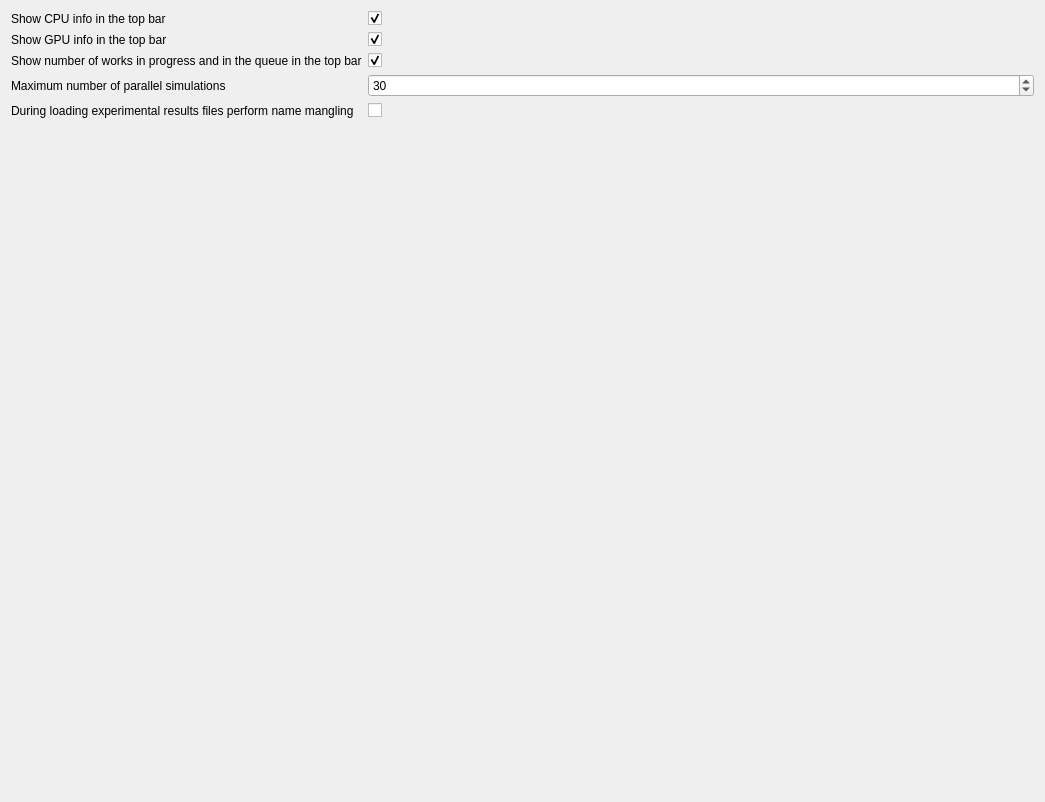
          <widget class="QWidget" name="tabGuiSettings">
           <property name="geometry">
            <rect>
             <x>0</x>
             <y>0</y>
             <width>1045</width>
             <height>802</height>
            </rect>
           </property>
           <attribute name="label">
            <string>Graphical User Interface Settings</string>
           </attribute>
           <layout class="QVBoxLayout" name="verticalLayout">
            <item>
             <layout class="QFormLayout" name="formLayout_2">
              <item row="0" column="0">
               <widget class="QLabel" name="lblShowCpuInfo">
                <property name="text">
                 <string>Show CPU info in the top bar</string>
                </property>
               </widget>
              </item>
              <item row="0" column="1">
               <widget class="QCheckBox" name="cbxShowCpuInfo">
                <property name="text">
                 <string/>
                </property>
                <property name="checked">
                 <bool>true</bool>
                </property>
               </widget>
              </item>
              <item row="1" column="0">
               <widget class="QLabel" name="lblShowGpuInfo">
                <property name="text">
                 <string>Show GPU info in the top bar</string>
                </property>
               </widget>
              </item>
              <item row="1" column="1">
               <widget class="QCheckBox" name="cbxShowGpuInfo">
                <property name="text">
                 <string/>
                </property>
                <property name="checked">
                 <bool>true</bool>
                </property>
               </widget>
              </item>
              <item row="2" column="0">
               <widget class="QLabel" name="lblShowNumberOfWorks">
                <property name="text">
                 <string>Show number of works in progress and in the queue in the top bar</string>
                </property>
               </widget>
              </item>
              <item row="2" column="1">
               <widget class="QCheckBox" name="cbxShowNumberOfWorks">
                <property name="text">
                 <string/>
                </property>
                <property name="checked">
                 <bool>true</bool>
                </property>
               </widget>
              </item>
              <item row="3" column="0">
               <widget class="QLabel" name="lblParallelSimulations">
                <property name="text">
                 <string>Maximum number of parallel simulations</string>
                </property>
               </widget>
              </item>
              <item row="3" column="1">
               <widget class="QSpinBox" name="spbParallelSimulations">
                <property name="minimum">
                 <number>1</number>
                </property>
                <property name="maximum">
                 <number>200</number>
                </property>
                <property name="value">
                 <number>30</number>
                </property>
               </widget>
              </item>
              <item row="4" column="0">
               <widget class="QLabel" name="lblLoadNameMangling">
                <property name="text">
                 <string>During loading experimental results files perform name mangling</string>
                </property>
               </widget>
              </item>
              <item row="4" column="1">
               <widget class="QCheckBox" name="cbxLoadNameMangling">
                <property name="text">
                 <string/>
                </property>
                <property name="checked">
                 <bool>false</bool>
                </property>
               </widget>
              </item>
             </layout>
            </item>
           </layout>
          </widget>
